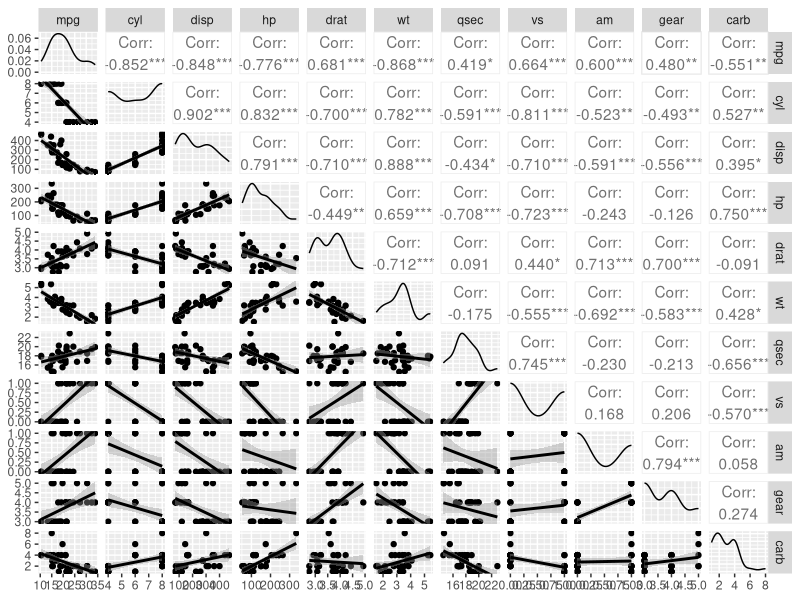
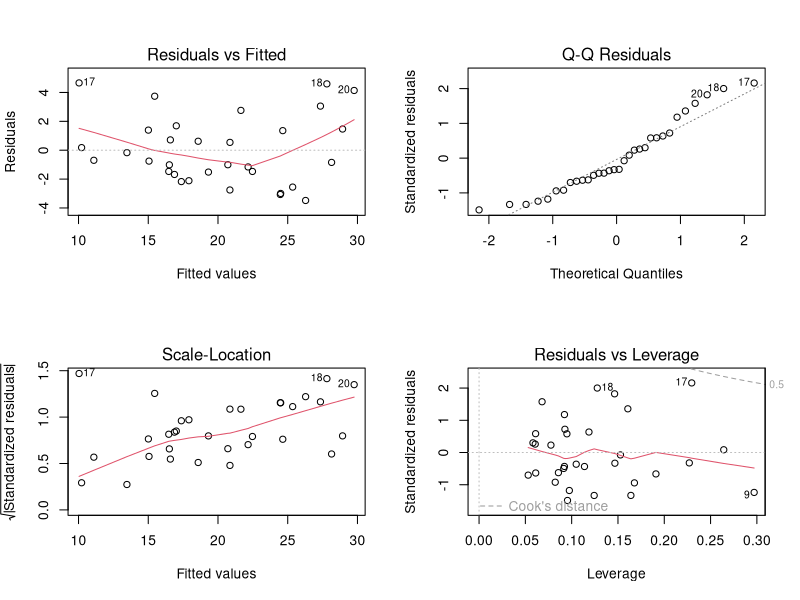

Generate these figures, in order, with R:
## ---- chunk 1
knitr::opts_chunk$set(echo = TRUE)
## ---- chunk 2
library("GGally", quietly=TRUE, warn.conflicts = FALSE)    ## for ggpairs
library("dplyr", quietly=TRUE, warn.conflicts = FALSE)     ## for data prep
library("ggplot2", quietly=TRUE, warn.conflicts = FALSE)   ## for the graphs
library("datasets", quietly=TRUE, warn.conflicts = FALSE)  ## for the data iself
DF <- tbl_df(mtcars)               ## read data into tibble
DF$am <- as.factor(DF$am)          ## set am from num to factor
attach(DF)                         ## to reference column-names
## ---- chunk 3
fit1 <- lm(mpg~am)                         ## fitting just am
summary(fit1)$coef
## ---- chunk 4
fit <- lm(mpg ~ am + wt + qsec)   ## fitting the linear model
round(summary(fit)$coef,4)       ## looking at the results
## ---- chunk 5
g = ggpairs(mtcars, lower=list(continuous="smooth"))
g
## ---- chunk 6
fit1 <- lm(mpg~am)                         ## fitting just am
fit2 <- lm(mpg~am+wt)                      ## fitting am and weight
fit3 <- lm(mpg~am+wt+qsec)                 ## fitting am, weight and 1/4-mile time
fit4 <- lm(mpg~am+wt+qsec+drat)            ## fitting am, weight, 1/4-mile time and rear axle ratio
fit5 <- lm(mpg~am+wt+qsec+drat+gear)       ## fitting also no of gears
anova(fit1, fit2, fit3, fit4, fit5)
## ---- chunk 7
confint(fit)
## ---- chunk 8
par(mfrow=c(2,2))    ## to plot 4 plots on one page
plot(fit)            ## plot the 4 standard residual plots
